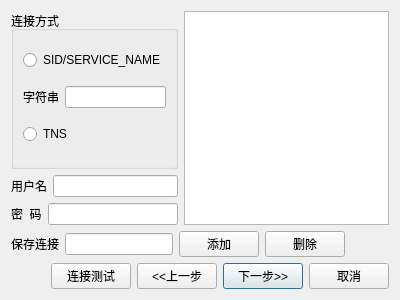
<?xml version="1.0" encoding="UTF-8"?>
<ui version="4.0">
 <class>FifthDialog</class>
 <widget class="QDialog" name="FifthDialog">
  <property name="geometry">
   <rect>
    <x>0</x>
    <y>0</y>
    <width>400</width>
    <height>300</height>
   </rect>
  </property>
  <property name="minimumSize">
   <size>
    <width>400</width>
    <height>300</height>
   </size>
  </property>
  <property name="maximumSize">
   <size>
    <width>400</width>
    <height>300</height>
   </size>
  </property>
  <property name="windowTitle">
   <string>Oracle</string>
  </property>
  <layout class="QVBoxLayout" name="verticalLayout_3">
   <item>
    <layout class="QHBoxLayout" name="horizontalLayout_6">
     <item>
      <layout class="QVBoxLayout" name="verticalLayout_2">
       <item>
        <widget class="QGroupBox" name="groupBox">
         <property name="title">
          <string>连接方式</string>
         </property>
         <layout class="QVBoxLayout" name="verticalLayout">
          <item>
           <widget class="QRadioButton" name="radioButton">
            <property name="text">
             <string>SID/SERVICE_NAME</string>
            </property>
           </widget>
          </item>
          <item>
           <layout class="QHBoxLayout" name="horizontalLayout_2">
            <item>
             <widget class="QLabel" name="label_2">
              <property name="text">
               <string>字符串</string>
              </property>
             </widget>
            </item>
            <item>
             <widget class="QLineEdit" name="lineEditString"/>
            </item>
           </layout>
          </item>
          <item>
           <widget class="QRadioButton" name="radioButton_2">
            <property name="text">
             <string>TNS</string>
            </property>
           </widget>
          </item>
         </layout>
        </widget>
       </item>
       <item>
        <layout class="QHBoxLayout" name="horizontalLayout_4">
         <item>
          <widget class="QLabel" name="label_3">
           <property name="text">
            <string>用户名</string>
           </property>
          </widget>
         </item>
         <item>
          <widget class="QLineEdit" name="lineEditUserName"/>
         </item>
        </layout>
       </item>
       <item>
        <layout class="QHBoxLayout" name="horizontalLayout_5">
         <item>
          <widget class="QLabel" name="label_4">
           <property name="text">
            <string>密  码</string>
           </property>
          </widget>
         </item>
         <item>
          <widget class="QLineEdit" name="lineEditPassword"/>
         </item>
        </layout>
       </item>
      </layout>
     </item>
     <item>
      <widget class="QListView" name="listView"/>
     </item>
    </layout>
   </item>
   <item>
    <layout class="QHBoxLayout" name="horizontalLayout">
     <item>
      <widget class="QLabel" name="label">
       <property name="text">
        <string>保存连接</string>
       </property>
      </widget>
     </item>
     <item>
      <widget class="QLineEdit" name="lineEditConnection"/>
     </item>
     <item>
      <widget class="QPushButton" name="pushButtonAdd">
       <property name="text">
        <string>添加</string>
       </property>
      </widget>
     </item>
     <item>
      <widget class="QPushButton" name="pushButtonDel">
       <property name="text">
        <string>删除</string>
       </property>
      </widget>
     </item>
     <item>
      <spacer name="horizontalSpacer">
       <property name="orientation">
        <enum>Qt::Horizontal</enum>
       </property>
       <property name="sizeHint" stdset="0">
        <size>
         <width>40</width>
         <height>20</height>
        </size>
       </property>
      </spacer>
     </item>
    </layout>
   </item>
   <item>
    <layout class="QHBoxLayout" name="horizontalLayout_3">
     <item>
      <spacer name="horizontalSpacer_2">
       <property name="orientation">
        <enum>Qt::Horizontal</enum>
       </property>
       <property name="sizeHint" stdset="0">
        <size>
         <width>40</width>
         <height>20</height>
        </size>
       </property>
      </spacer>
     </item>
     <item>
      <widget class="QPushButton" name="pushButtonTest">
       <property name="text">
        <string>连接测试</string>
       </property>
      </widget>
     </item>
     <item>
      <widget class="QPushButton" name="pushButtonPre">
       <property name="text">
        <string>&lt;&lt;上一步</string>
       </property>
      </widget>
     </item>
     <item>
      <widget class="QPushButton" name="pushButtonNext">
       <property name="text">
        <string>下一步&gt;&gt;</string>
       </property>
       <property name="default">
        <bool>true</bool>
       </property>
      </widget>
     </item>
     <item>
      <widget class="QPushButton" name="pushButtonCancel">
       <property name="text">
        <string>取消</string>
       </property>
      </widget>
     </item>
    </layout>
   </item>
  </layout>
 </widget>
 <resources/>
 <connections/>
</ui>
